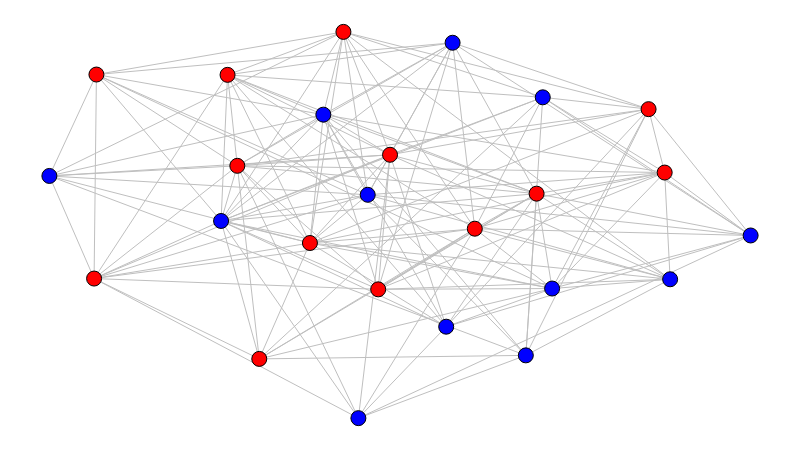

Notebook code cell kept with this figure:
### Markdown cell above
Exemplo de distribuição de tipos de nó:

(esses tipos representam os *agentes* do modelo)

### Code cell
def set_types(g, num_closers=0):
    nodes = list(g.nodes)
    shuffle(nodes)

    for n in nodes[num_closers:]:
        g.nodes[n]['type'] = OPENER

    for n in nodes[:num_closers]:
        g.nodes[n]['type'] = CLOSER

    for n in g.nodes:
        if g.nodes[n]['type'] == OPENER:
            g.nodes[n]['color'] = OPENER_COLOR
        else:
            g.nodes[n]['color'] = CLOSER_COLOR


set_types(g, int(NUM_NODES / 2))

sn.show_graph(g)

### Figure 1 — Plotly figure (JSON) as saved in the notebook; plotly's stock layout.template omitted (floating-point values rounded to 4 significant figures; data arrays with more than 128 entries replaced by an {"elided": "..."} marker saying what was removed)
{"data": [{"hoverinfo": "none", "line": {"color": "rgb(191, 191, 191)", "width": 1}, "mode": "lines", "x": {"elided": "450 float values"}, "y": {"elided": "450 float values"}}, {"hoverinfo": "none", "marker": {"color": "rgb(0, 0, 255)", "line": {"color": "rgb(0, 0, 0)", "width": 1}, "size": 15}, "mode": "markers+text", "text": [], "textfont": {"color": "rgb(255, 255, 255)"}, "textposition": "middle center", "x": [0.575, 0.7169, 0.8852, 0.6794, 0, 0.7036, 1, 0.4407, 0.3907, 0.454, 0.2448, 0.5659], "y": [0.9719, 0.3355, 0.3595, 0.1625, 0.627, 0.8306, 0.4729, 0, 0.7857, 0.5782, 0.5104, 0.2367]}, {"hoverinfo": "none", "marker": {"color": "rgb(255, 0, 0)", "line": {"color": "rgb(0, 0, 0)", "width": 1}, "size": 15}, "mode": "markers+text", "text": [], "textfont": {"color": "rgb(255, 255, 255)"}, "textposition": "middle center", "x": [0.4858, 0.6067, 0.4689, 0.268, 0.3716, 0.2993, 0.6948, 0.2541, 0.8774, 0.06711, 0.8545, 0.4193, 0.06377], "y": [0.6818, 0.4904, 0.3334, 0.6532, 0.4534, 0.1533, 0.5811, 0.8887, 0.6358, 0.8895, 0.7999, 1, 0.3613]}], "layout": {"height": 450, "margin": {"b": 0, "l": 0, "r": 0, "t": 0}, "showlegend": false, "width": 800, "xaxis": {"showgrid": false, "showticklabels": false, "zeroline": false}, "yaxis": {"showgrid": false, "showticklabels": false, "zeroline": false}}}
